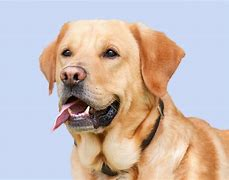
#> input picture Images/dog.jpg, 229 x 180 px, found by its file name
$ python '6. Joining images.py'
#> lines starting #> are read from the running program, lines starting #| are printed output that depends on the picture
import cv2
import numpy as np

img = cv2.imread('Images\dog.jpg')
#> img is the input picture: shape (180, 229, 3); mean B, G, R 180.6, 186.3, 201.8

# horizontal stack
hor_img = np.hstack((img, img))
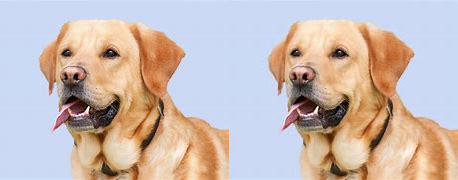
#> hor_img: shape (180, 458, 3); mean B, G, R 180.6, 186.3, 201.8

# vertical stack
ver_img = np.vstack((img, img))
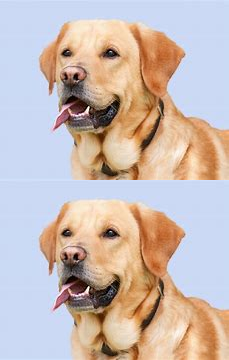
#> ver_img: shape (360, 229, 3); mean B, G, R 180.6, 186.3, 201.8

cv2.imshow('horizontal_image', hor_img)
cv2.imshow('vertical_image', ver_img)

cv2.waitKey(0)
